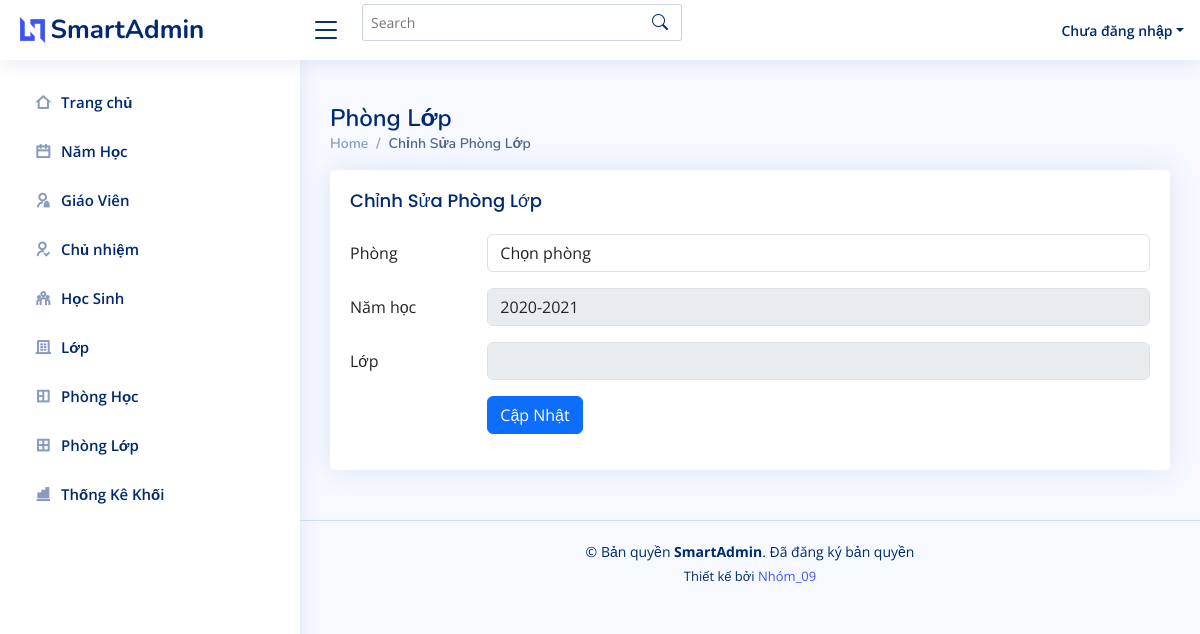
/edit_phonglop.php?maPhong=P102&nienKhoa=2020-2021&maLop=1, run on an earlier commit of the app's database.
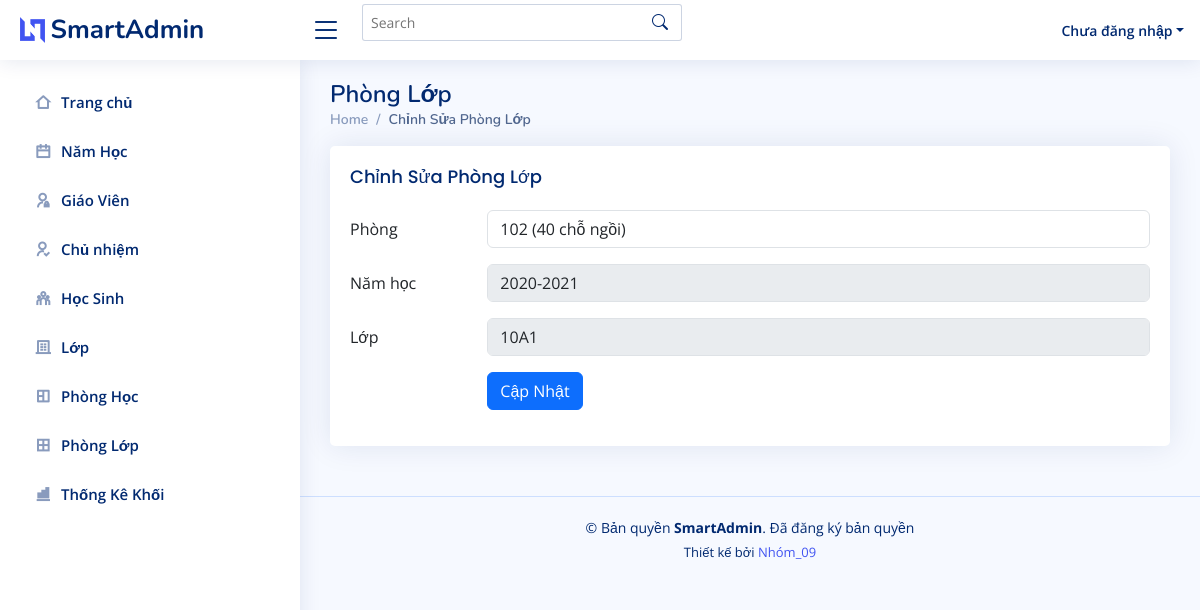
And on a later commit of the database.
### tables this page shows
CREATE TABLE `lop` (
  `maLop` int NOT NULL AUTO_INCREMENT,
  `tenLop` varchar(50) DEFAULT NULL,
  `maNamHoc` int DEFAULT NULL,
  `maKhoi` int DEFAULT NULL,
  PRIMARY KEY (`maLop`),
  KEY `fk_namhoc_maNamHoc` (`maNamHoc`),
  CONSTRAINT `fk_namhoc_maNamHoc` FOREIGN KEY (`maNamHoc`) REFERENCES `namhoc` (`maNamHoc`)
);

CREATE TABLE `namhoc` (
  `maNamHoc` int NOT NULL AUTO_INCREMENT,
  `nienKhoa` varchar(50) NOT NULL,
  PRIMARY KEY (`maNamHoc`)
);

### edit_phonglop.php (the view, shortened to what this page needs)
<?php
include('partials/header.php');
include('partials/sidebar.php');
include('partials/connectDB.php');
$maLop = isset($_GET['maLop']) ? $_GET['maLop'] : '';
$nienKhoa = isset($_GET['nienKhoa']) ? $_GET['nienKhoa'] : '';
if ($maLop && $nienKhoa) {
    $query = $conn->prepare("SELECT l.tenLop, nh.nienKhoa, ph.soPhong, ph.soChoToiDa FROM phonglop pl
                             JOIN phonghoc ph ON pl.maPhong = ph.maPhong
                             JOIN lop l ON pl.maLop = l.maLop
                             JOIN namhoc nh ON l.maNamHoc = nh.maNamHoc
                             WHERE pl.maLop = ? AND nh.nienKhoa = ?");
    $query->bind_param("ss", $maLop, $nienKhoa);
    $query->execute();
    $result = $query->get_result();
    if ($result && $result->num_rows > 0) {
        $row = $result->fetch_assoc();
        $tenLop = $row['tenLop'];
        $nienKhoa = $row['nienKhoa'];
        $soPhong = $row['soPhong'];
    } else {
        echo "Không tìm thấy thông tin phòng lớp.";
    }
} else {
    echo "Dữ liệu không hợp lệ.";
}
?>
<main id="main" class="main">
    <div class="pagetitle">
        <h1>Phòng Lớp</h1>
        <nav>
            <ol class="breadcrumb">
                <li class="breadcrumb-item"><a href="index.html">Home</a></li>
                <li class="breadcrumb-item active">Chỉnh Sửa Phòng Lớp</li>
            </ol>
        </nav>
    </div>
    <section class="section">
        <div class="row">
            <div class="col-lg-12">
                <div class="card">
                    <div class="card-body">
                        <h5 class="card-title">Chỉnh Sửa Phòng Lớp</h5>
                        <form action="edit_phonglop.php?maLop=<?php echo $maLop; ?>&nienKhoa=<?php echo $nienKhoa; ?>" method="POST">
                            <div class="row mb-3">
                                <label for="maPhong" class="col-sm-2 col-form-label">Phòng</label>
                                <div class="col-sm-10">
                                    <select class="form-control" id="maPhong" name="maPhong" required>
                                        <option value="">Chọn phòng</option>
                                        <?php
                                        $query_phong = "SELECT * FROM phonghoc";
                                        $result_phong = $conn->query($query_phong);
                                        while ($row_phong = $result_phong->fetch_assoc()) :
                                        ?>
                                            <option value="<?php echo $row_phong['maPhong']; ?>" <?php echo ($soPhong == $row_phong['soPhong']) ? 'selected' : ''; ?>>
                                                <?php echo $row_phong['soPhong']; ?> (<?php echo $row_phong['soChoToiDa']; ?> chỗ ngồi)
                                            </option>
                                        <?php endwhile; ?>
                                    </select>
                                </div>
                            </div>
                            <div class="row mb-3">
                                <label for="nienKhoa" class="col-sm-2 col-form-label">Năm học</label>
                                <div class="col-sm-10">
                                    <input type="text" class="form-control" id="nienKhoa" value="<?php echo $nienKhoa; ?>" disabled />
                                </div>
                            </div>
                            <div class="row mb-3">
                                <label for="maLop" class="col-sm-2 col-form-label">Lớp</label>
                                <div class="col-sm-10">
                                    <input type="text" class="form-control" id="maLop" value="<?php echo $tenLop; ?>" disabled />
                                </div>
                            </div>
                            <div class="row mb-3">
                                <div class="col-sm-10 offset-sm-2">
                                    <button type="submit" class="btn btn-primary">Cập Nhật</button>
                                </div>
                            </div>
                        </form>
                    </div>
                </div>
            </div>
        </div>
    </section>
</main>
<?php include('partials/footer.php'); ?>

What changed in the data, as far as the page shows it:
now on this page (row edited): lop: maNamHoc.nienKhoa "2020-2021", tenLop "10A1"
Also different on the page:
form field maPhong: "Chọn phòng" → "102 (40 chỗ ngồi)"
form field value: "2020-2021" → (not shown)
text no longer shown: "Không tìm thấy thông tin phòng lớp."
